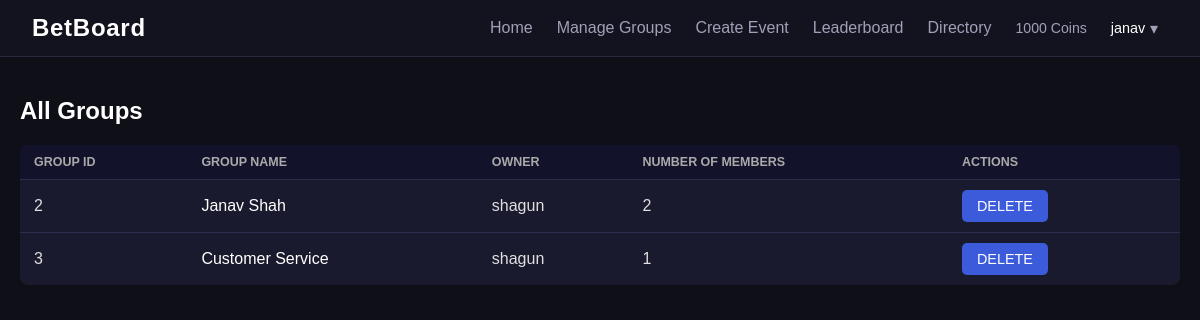
The app's page /admin/groups (signed in), older data.
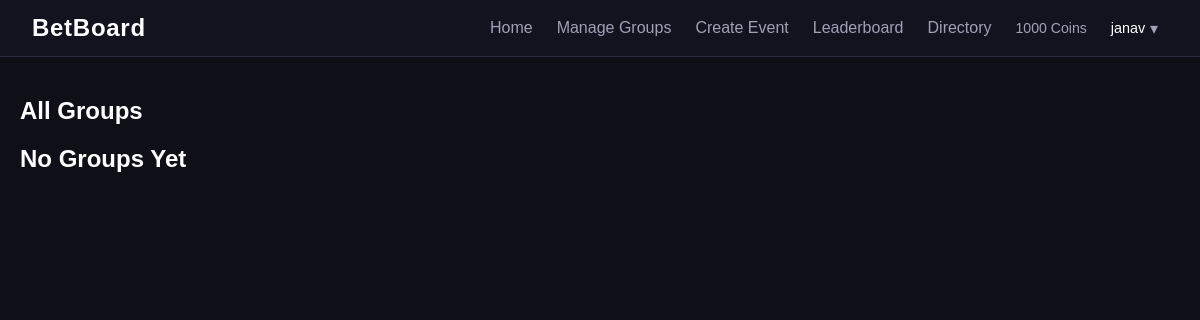
The same page, newer data.
### models.py (models this page shows)
class Group(db.Model):
    __tablename__ = "groups"
    id = db.Column(db.Integer, primary_key=True)
    name = db.Column(db.String(100), unique=True, nullable = False)
    owner_id = db.Column(db.Integer, db.ForeignKey("users.id"), nullable=False)
    created_at = db.Column(db.DateTime, default = datetime.utcnow)

class User(db.Model):
    __tablename__ = "users"
    id = db.Column(db.Integer, primary_key = True)
    username = db.Column(db.String(50), unique = True, nullable = False)
    password_hash = db.Column(db.String(50), nullable = False)
    coins = db.Column(db.Integer, default = 1000)
    created_at = db.Column(db.DateTime, default = datetime.utcnow)
    is_admin = db.Column(db.Boolean, default = False)
    roll_number = db.Column(db.String(20), unique = True, nullable = False)

### routes/admin.py (the view)
@admin_bp.route("/admin/groups", methods=["GET"])
def admin_groups():
    if "user_id" not in session:
        return redirect(url_for('auth.login'))
    user = db.session.get(User, session["user_id"])
    if not user.is_admin:
        return "Not authorized", 403
    groups=Group.query.all()
    group_data=[]
    for group in groups:
        owner = User.query.filter_by(id=group.owner_id).first()
        members = GroupMembership.query.filter_by(group_id = group.id).count()
        item = {
            "group": group,
            "owner": owner,
            "members": members
        }
        group_data.append(item)
    return render_template("admin_groups.html", group_data = group_data, current_user=user)

### templates/admin_groups.html (shortened to what this page needs)
{%extends 'base.html'%}
{%block content%}
<h2 style="color: #ffffff; margin-bottom: 20px;">All Groups</h2>
{%if group_data%}
<table>
    <thead>
        <tr>
            <th>Group ID</th>
            <th>Group Name</th>
            <th>Owner</th>
            <th>Number of Members</th>
            <th>Actions</th>
        </tr>
    </thead>
    {%for item in group_data%}
    <tr>
        <td>{{item.group.id}}</td>
        <td><a href="{{ url_for('groups.group_detail', group_id=item.group.id) }}" style="text-decoration: none; color: #ffffff;">{{item.group.name}}</a></td>
        <td>{{item.owner.username}}</td>
        <td>{{item.members}}</td>
        <td>
            <form method="POST" action="{{ url_for('admin.admin_delete_group', group_id=item.group.id) }}">
                <button type="submit" style="background: #3b5bdb; color: white;">DELETE</button>
            </form>
        </td>
    </tr>
    {%endfor%}
</table>
{%else%}
<h2 style="color: #ffffff; margin-bottom: 20px;">No Groups Yet</h2>
{%endif%}
{%endblock%}

Row changes from the older to the newer data that the page shows:
removed Group: group.id "2", group.name "Janav Shah"
no longer on this page (row edited): User: owner.username "shagun" "shagun"
removed Group: group.id "3", group.name "Customer Service"
Text that changed along with them:
text no longer shown: "GROUP ID GROUP NAME OWNER NUMBER OF MEMBERS ACTIONS"
text now shown: "No Groups Yet"
list line gone: "2 DELETE"
list line gone: "1 DELETE"
